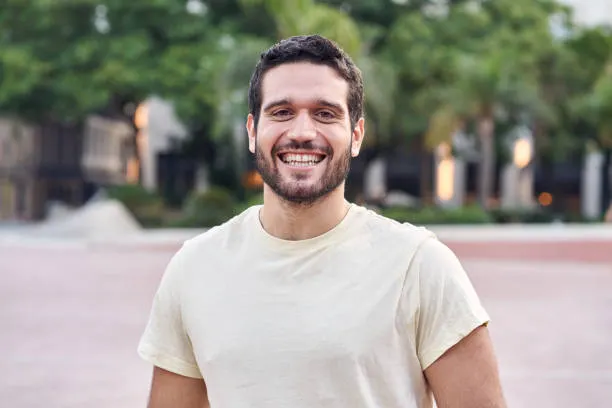
#> input picture Task-2-Face-Detection/img.webp, 612 x 408 px
$ jupyter execute Face_Detection.ipynb
#> lines starting #> are read from the running program, lines starting #| are printed output that depends on the picture; after the words box and inside, x2 and y2 are one past the last pixel; in counts of white or black regions, pixels touching at a corner belong together
[cell 1]
import cv2
from google.colab.patches import cv2_imshow

[cell 2]
# 1. Load the pre-trained Haar Cascade for face detection
# This is the standard model provided by OpenCV to recognize facial features
face_cascade = cv2.CascadeClassifier(cv2.data.haarcascades + 'haarcascade_frontalface_default.xml')

[cell 3]
# 2. List of your uploaded .webp images
image_list = ['img.webp', 'img2.webp', 'img3.webp', 'img4.webp']

print(f"--- Starting Face Detection for {len(image_list)} images ---")

[cell 4]
# 3. Process each image in a loop
for image_path in image_list:
    # Read the image from the file system
    img = cv2.imread(image_path)
#> img is the input picture: shape (408, 612, 3); mean B, G, R 140.7, 149.4, 152.1

    # Check if the image was actually loaded
    if img is None:
        print(f"Error: Could not find or load {image_path}")
        continue

    # Convert to Grayscale
    # Haar Cascades perform better and faster on single-channel (black and white) images
    gray = cv2.cvtColor(img, cv2.COLOR_BGR2GRAY)
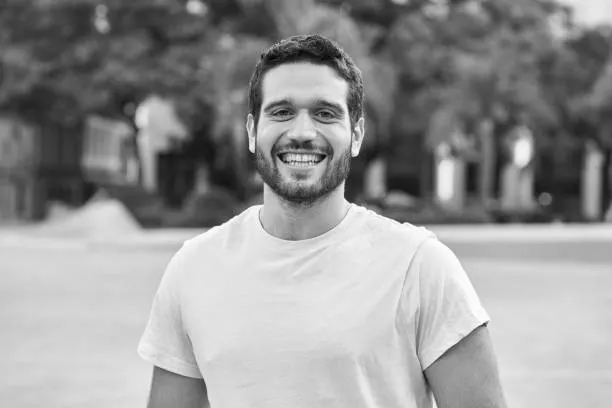
#> gray: shape (408, 612); min 0, max 255, mean 149.2

    # Detect faces
    # scaleFactor:This tells the AI to look for faces of different sizes (some close to the camera, some far away).
    # minNeighbors:This ensures the AI is "sure" about a face by checking if several detection rectangles overlap in the same spot.
    faces = face_cascade.detectMultiScale(gray, scaleFactor=1.1, minNeighbors=5)
#> faces = [[241, 65, 122, 122]]

    # Draw rectangles around every detected face
    for (x, y, w, h) in faces:
        # cv2.rectangle(image, start_point, end_point, color_bgr, thickness)
        cv2.rectangle(img, (x, y), (x + w, y + h), (0, 255, 0), 3)
#> this loop made 1 pass
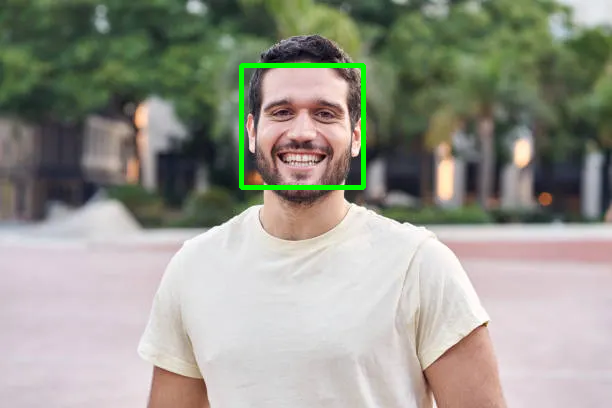
#> img: shape (408, 612, 3); 0.97% of pixels changed, all inside (x1, y1, x2, y2) = (239, 63, 366, 190)

    # 4. Display the result for the current image
    print(f"\nResult for {image_path}: Found {len(faces)} face(s)")
#| Result for img.webp: Found 1 face(s)
    cv2_imshow(img)
#> pass 2 of the loop `for image_path in image_list:`:
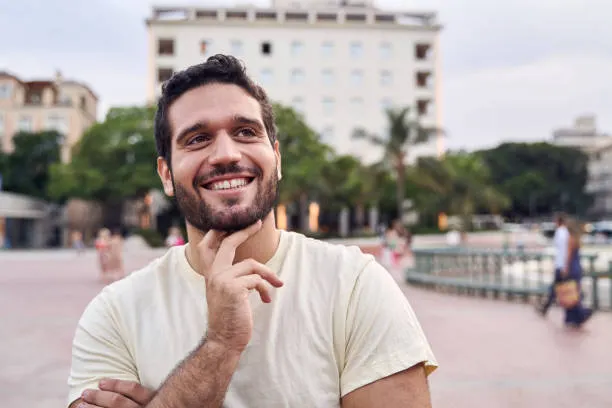
#> input picture Task-2-Face-Detection/img2.webp, 612 x 408 px
#> img is the input picture: shape (408, 612, 3); mean B, G, R 162.2, 165.1, 175.2
#> `gray = cv2.cvtColor(img, cv2.COLOR_BGR2GRAY)`:
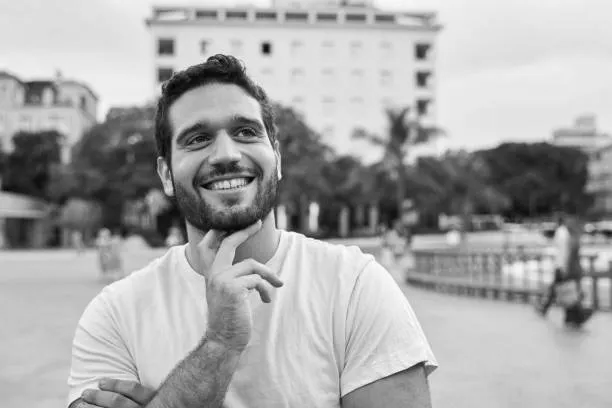
#> gray: shape (408, 612); min 2, max 255, mean 167.8
#> faces = [[157, 83, 132, 132]]
#> the loop `for (x, y, w, h) in faces:` made 1 pass
#> after the loop `for (x, y, w, h) in faces:`:
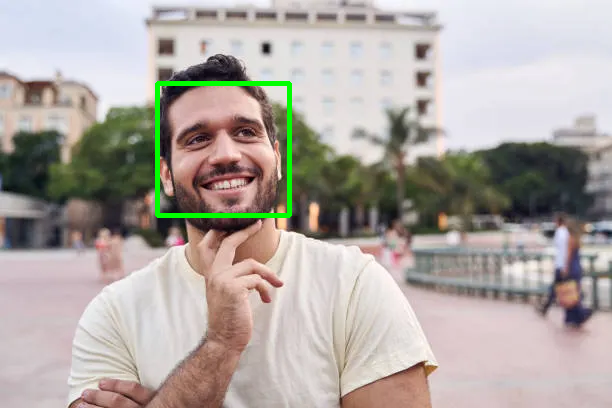
#> img: shape (408, 612, 3); 1.05% of pixels changed, all inside (x1, y1, x2, y2) = (155, 81, 292, 218)
#| Result for img2.webp: Found 1 face(s)
#> pass 3 of the loop `for image_path in image_list:`:
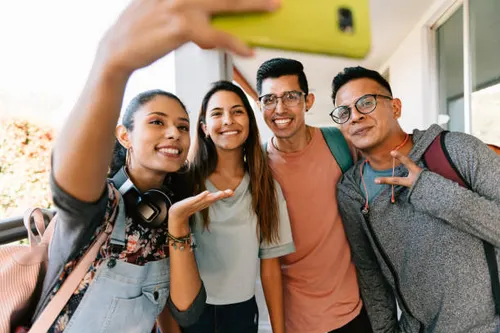
#> input picture Task-2-Face-Detection/img3.webp, 500 x 333 px
#> img is the input picture: shape (333, 500, 3); mean B, G, R 119.9, 137.1, 156.6
#> `gray = cv2.cvtColor(img, cv2.COLOR_BGR2GRAY)`:
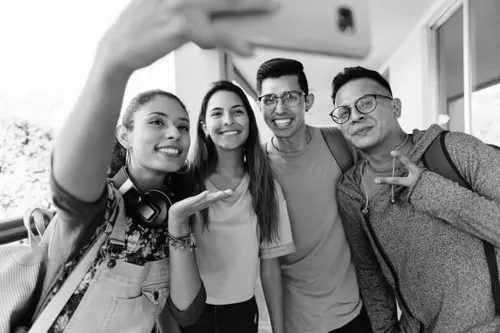
#> gray: shape (333, 500); min 0, max 255, mean 141
#> faces = [[250, 76, 59, 59], [199, 90, 57, 57], [129, 97, 69, 69], [323, 78, 69, 69]]
#> the loop `for (x, y, w, h) in faces:` made 4 passes
#> after the loop `for (x, y, w, h) in faces:`:
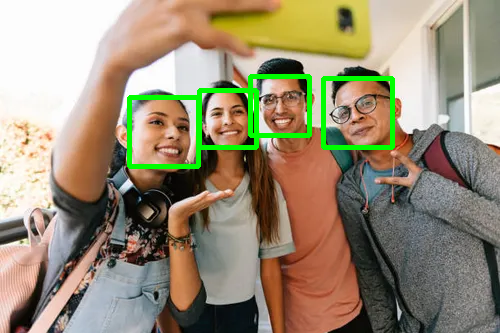
#> img: shape (333, 500, 3); 2.86% of pixels changed, all inside (x1, y1, x2, y2) = (127, 74, 395, 169)
#| Result for img3.webp: Found 4 face(s)
#> the loop made 4 passes; the first 3 are shown
